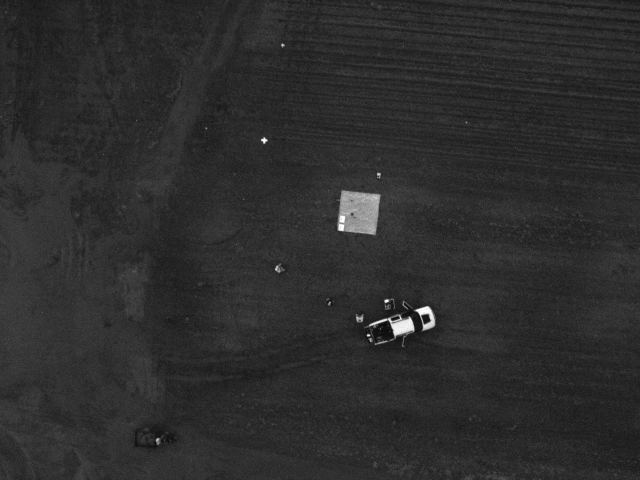
%> input picture Correcao Radiometrica/IMG_0080_5.tif, 1280 x 960 px (shown at 1/2 size)
$ octave script.m   (GNU Octave 9; MATLAB toolbox functions it lacks are replaced by stand-ins)
%> lines starting %> are read from the running program, lines starting %| are printed output that depends on the picture
clc;
clear all;
close all;
pkg load image;

% Dados de entrada
mrows = 960;
ncols = 1280;
ISO = 800;
Bits = 16;
gain = ISO / 100;
blackLevel = 4800;
exposureTime = 1/34; % segundos
a1 = 0.00036494025950395686;
a2 = 8.8666518209275022e-08;
a3 = 1.4911493946260918e-05;
cx = 697.57412520205469; % em pixels
cy = 483.3379020042467; % em pixels
k0 = -0.00011488197737851787;
k1 = 1.183167572859751e-06;
k2 = -1.171867123703797e-08;
k3 = 3.3530562168475598e-11;
k4 = -4.1718260305381848e-14;
k5 = 1.8823938615703626e-17;

% Carregar a imagem
image_path = 'IMG_0080_5.tif';
raw_image = imread(image_path);
%> raw_image is the input picture: size 960x1280 uint16; min 5280, max 65520, mean 16040.9

% Normalização dos valores dos pixels
normalized_image = double(raw_image) / (2^Bits);
pBL = blackLevel / (2^Bits);

% Cálculo da imagem corrigida do efeito vignetting
[x, y] = meshgrid(1:ncols, 1:mrows);
r = sqrt((x - cx).^2 + (y - cy).^2);
k = 1 + k0 * r + k1 * r.^2 + k2 * r.^3 + k3 * r.^4 + k4 * r.^5 + k5 * r.^6;
vignetting_correction = 1 ./ k;
corrected_image_vignetting = normalized_image .* vignetting_correction;

% Cálculo da imagem de radiância corrigida
radiance_image = (vignetting_correction) .* (a1 / gain) .* ((normalized_image - pBL) ./ (exposureTime + a2 * y - a3 * exposureTime * y));

% Exibir as imagens
figure;
subplot(2, 3, 1); imshow(normalized_image); title('Imagem Original');
subplot(2, 3, 2); imshow(corrected_image_vignetting); title('Correção de Vignetting');
%> after `imshow(corrected_image_vignetting)`:
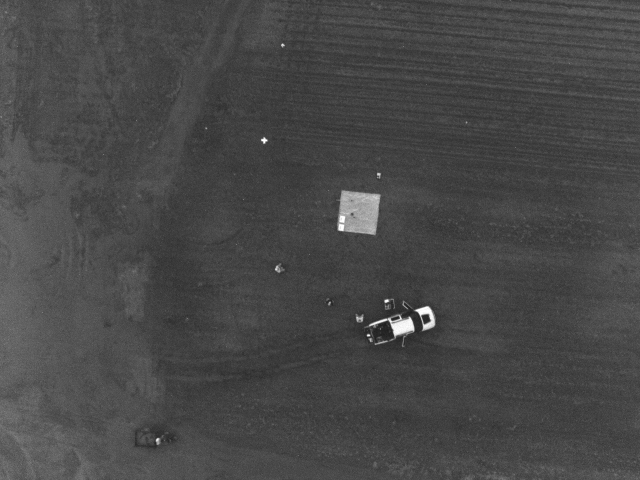
%> displayed picture: size 960x1280, on the screen's scale of 0 to 255 (shown at 1/2 size); min 21, max 255, mean 71.6
subplot(2, 3, 3); imshow(radiance_image, []); title('Imagem de Radiância');
subplot(2, 3, 5); imshow(vignetting_correction, []); title('Imagem de Vignetting');
%> after `title('Imagem de Vignetting')`:
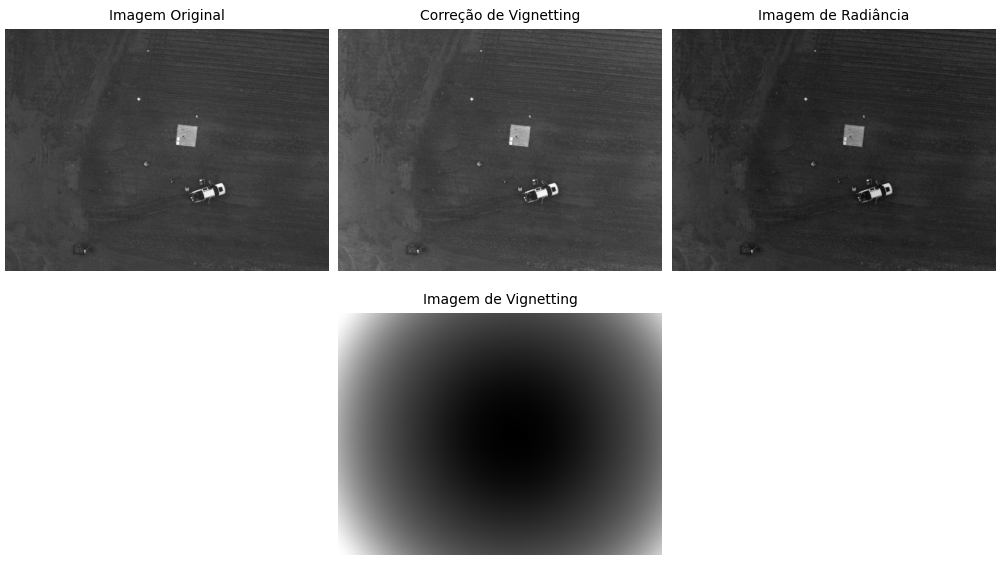
%> figure redrawn from the program's plot data, 4 panels

% Salvar a imagem de radiância em formato .tif
output_path = 'imagem_radiancia.tif';
% Normalizar a imagem de radiância para o intervalo [0, 1]
normalized_radiance_image = (radiance_image - min(radiance_image(:))) / (max(radiance_image(:)) - min(radiance_image(:)));
imwrite(normalized_radiance_image, output_path);
